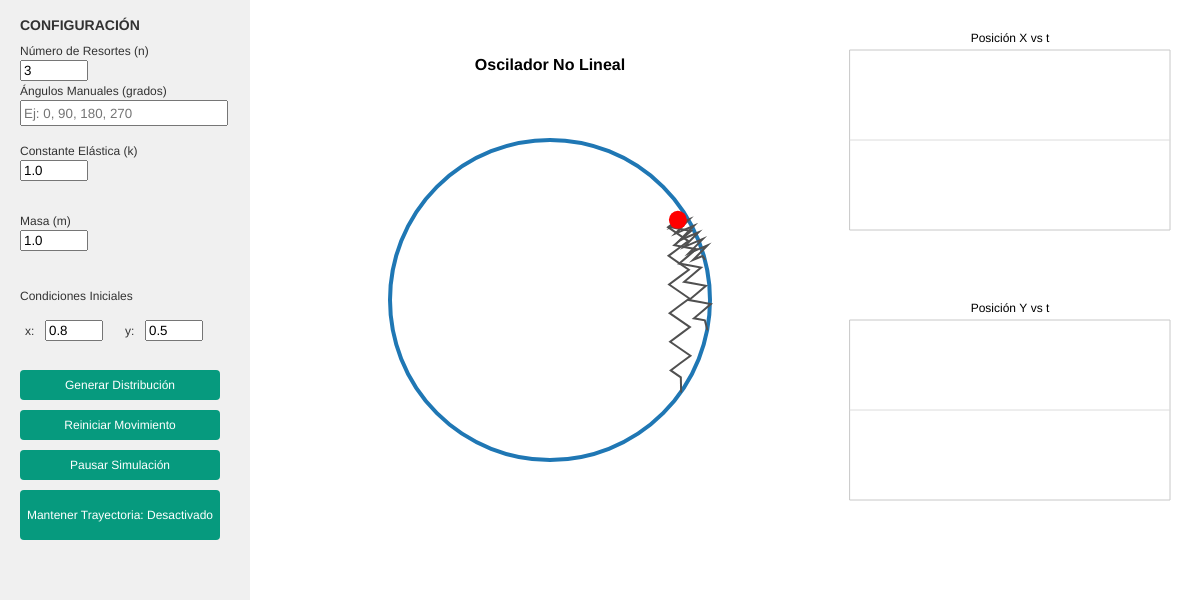
Frame 1 (no input)
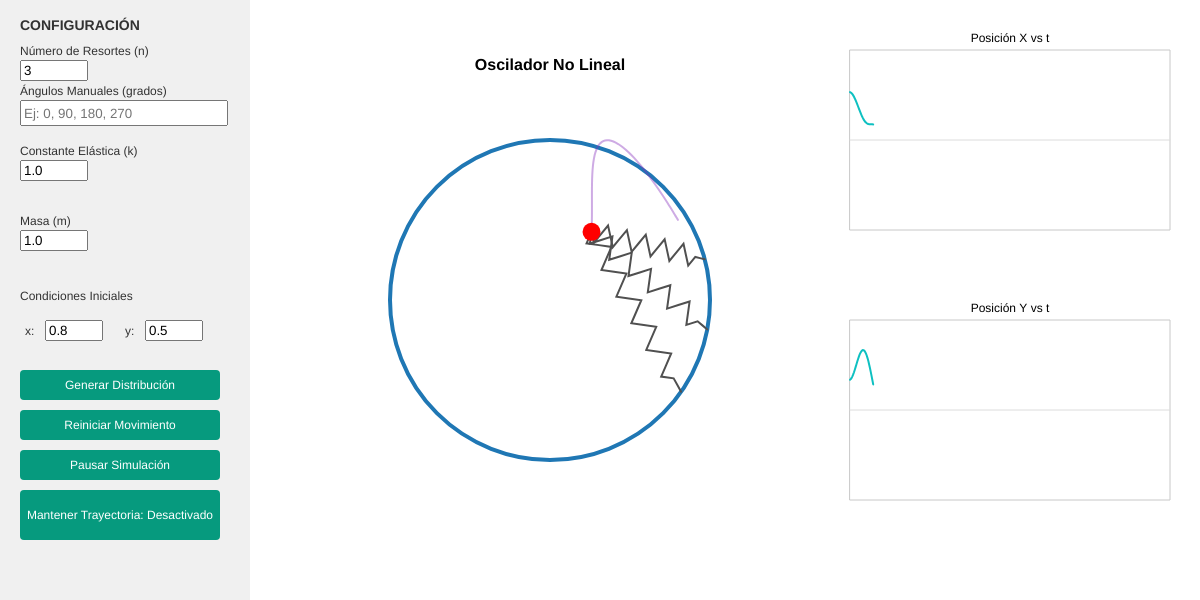
Frame 60 (no input)
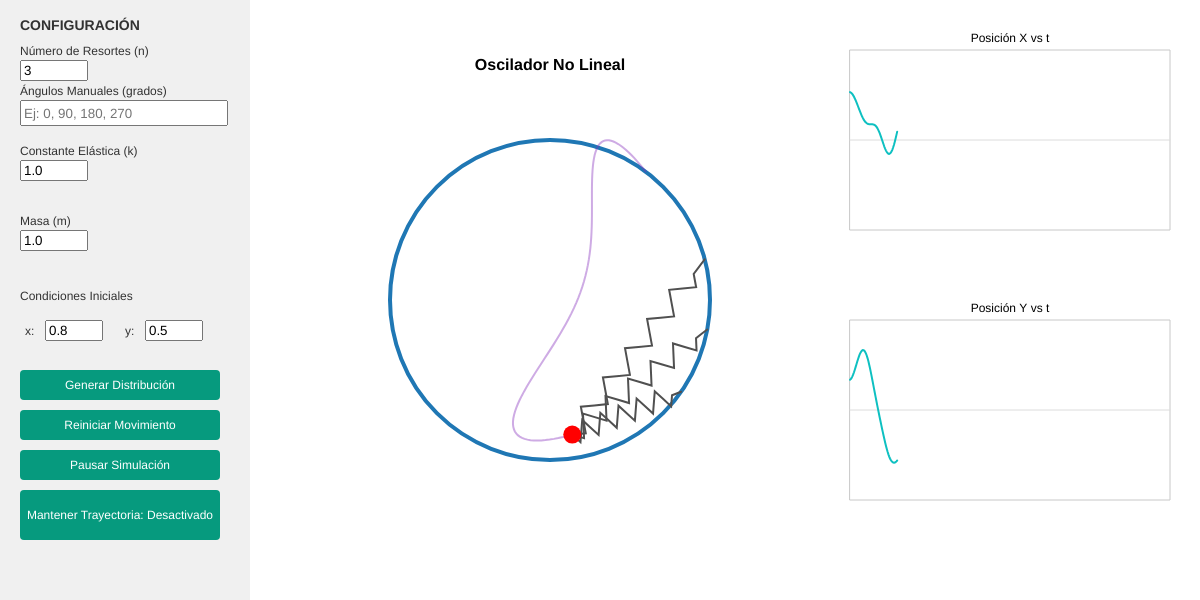
Frame 120 (the mouse pressed at the canvas centre since frame 60)

The p5.js sketch that drew these frames (run headless with seeded random() and noise() and a simulated clock; from frame 60 on, the mouse is pressed at the canvas centre):

// p5.js sketch
// ── sketch.js
/* ***********************************************************
 * ***** SITEMA LIGADO DE RESORTES SOBRE CIRCUNFERENCIA ******
 * ***********************************************************
 * * Autores: Sebastian Carrillo Mejía                       *
 * *          Andrés Felipe Riaño Quintanilla                *
 * * Institucion: Universidad de Antioquia                   *
 * * Curso: Laboratorio avanzado 3 2025-1                    *
 * ***********************************************************/

// ******************************************
// CONFIGURACIÓN GLOBAL
// ******************************************

let angulos = [];
let numSprings = 3;
let r = 1;
let m = 1;
let k_hooke = 1;
let state = { x: 0.8, y: 0.5, vx: 0, vy: 0 };
let isRunning = true;

// Visuales
let trail = [];
let maxTrail = 100;
let historyX = [];
let historyY = [];
let maxGraphPoints = 400;
let scaleFactor = 160;

// Elementos de Interfaz (DOM)
let inpN, inpAngles, inpK, inpM;
let inpX0, inpY0;
let btnGen, btnReset, btnPause, btnTrail;

let isTrailPersistent = false;

// COLORES CONFIGURADOS
const COLOR_PRINCIPAL = "#069a7e"; // Color udea
const COLOR_PAUSA = "#f9a12c"; // Color udea

// ******************************************
// SETUP
// ******************************************
function setup() {
  createCanvas(1200, 600);

  // --- CREACIÓN DE CONTROLES (Columna Izquierda) ---
  let xAlign = 20;
  let wInput = 60;

  // 1. Input Resortes (Aleatorio)
  inpN = createInput("3", "number");
  inpN.position(xAlign, 60);
  inpN.size(wInput);

  // 2. Input Ángulos manuales
  inpAngles = createInput("");
  inpAngles.position(xAlign, 100);
  inpAngles.size(200, 20);
  inpAngles.attribute("placeholder", "Ej: 0, 90, 180, 270");

  // 3. Constantes K y M
  inpK = createInput("1.0", "number");
  inpK.position(xAlign, 160);
  inpK.size(wInput);
  inpK.attribute("step", "0.1");

  inpM = createInput("1.0", "number");
  inpM.position(xAlign, 230);
  inpM.size(wInput);
  inpM.attribute("step", "0.1");

  // 4. POSICIÓN INICIAL
  // Movemos las cajas un poco a la derecha para poner la etiqueta "x:" antes
  inpX0 = createInput("0.8", "number");
  inpX0.position(45, 320); // x=45 deja espacio para la etiqueta "x:"
  inpX0.size(50);
  inpX0.attribute("step", "0.1");

  inpY0 = createInput("0.5", "number");
  inpY0.position(145, 320); // x=145 deja espacio para la etiqueta "y:"
  inpY0.size(50);
  inpY0.attribute("step", "0.1");

  // --- BOTONES ---

  // Botón Generar
  btnGen = createButton("Generar Distribución");
  btnGen.position(xAlign, 370);
  btnGen.size(200, 30);
  estilarBoton(btnGen, COLOR_PRINCIPAL);
  btnGen.mousePressed(generarSistema);

  // Botón Reiniciar
  btnReset = createButton("Reiniciar Movimiento");
  btnReset.position(xAlign, 410);
  btnReset.size(200, 30);
  estilarBoton(btnReset, COLOR_PRINCIPAL);
  btnReset.mousePressed(resetMovimiento);

  // Botón Pausar
  btnPause = createButton("Pausar Simulación");
  btnPause.position(xAlign, 450);
  btnPause.size(200, 30);
  estilarBoton(btnPause, COLOR_PRINCIPAL);
  btnPause.mousePressed(togglePause);

  // Botón Trayectoria
  btnTrail = createButton("Mantener Trayectoria: Desactivado");
  btnTrail.position(xAlign, 490);
  btnTrail.size(200, 50); // Alto extra para padding
  estilarBoton(btnTrail, COLOR_PRINCIPAL);
  btnTrail.mousePressed(toggleTrail);

  // Inicializar sistema
  generarSistema();
  textFont("Arial");
}

// Función auxiliar para estilos
function estilarBoton(btn, colorHex) {
  btn.style("background-color", colorHex);
  btn.style("color", "white");
  btn.style("border", "none");
  btn.style("border-radius", "4px");
  btn.style("cursor", "pointer");
  btn.style("font-size", "12px");
}

// ******************************************
// DRAW
// ******************************************
function draw() {
  background(255);

  // 1. PANEL LATERAL
  fill(240);
  noStroke();
  rect(0, 0, 250, height);

  // 2. LEER PARAMETROS
  let valK = parseFloat(inpK.value());
  let valM = parseFloat(inpM.value());
  if (!isNaN(valK)) k_hooke = valK;
  if (!isNaN(valM)) m = valM;

  // 3. ETIQUETAS GUI
  drawGuiLabels();

  // 4. FISICA
  if (isRunning) {
    let dt = 0.05;
    rk4Step(dt);

    if (frameCount % 2 === 0) {
      historyX.push(state.x);
      historyY.push(state.y);
      if (historyX.length > maxGraphPoints) {
        historyX.shift();
        historyY.shift();
      }
    }
  } else {
    // Texto PAUSADO
    fill(200, 0, 0);
    noStroke();
    textAlign(RIGHT);
    textStyle(BOLD);
    text("PAUSADO", width - 20, 20);
  }

  // 5. DIBUJAR
  push();
  translate(550, 300);
  drawSimulation();
  pop();

  drawGraphs();
}

// ******************************************
// FUNCIONES DE CONTROL
// ******************************************

function togglePause() {
  isRunning = !isRunning;
  if (isRunning) {
    btnPause.html("Pausar Simulación");
    btnPause.style("background-color", COLOR_PRINCIPAL);
  } else {
    btnPause.html("Reanudar Simulación");
    btnPause.style("background-color", COLOR_PAUSA);
  }
}

function toggleTrail() {
  isTrailPersistent = !isTrailPersistent;
  if (isTrailPersistent) {
    btnTrail.html("Mantener Trayectoria: Activado");
    btnTrail.style("background-color", COLOR_PRINCIPAL);
  } else {
    btnTrail.html("Mantener Trayectoria: Desactivado");
    btnTrail.style("background-color", COLOR_PRINCIPAL);
    while (trail.length > maxTrail) {
      trail.shift();
    }
  }
}

function generarSistema() {
  angulos = [];
  let textoAngulos = inpAngles.value();

  // Prioridad: Input de texto manual
  if (textoAngulos.trim().length > 0) {
    let partes = textoAngulos.split(",");
    for (let p of partes) {
      let valorGrados = parseFloat(p);
      if (!isNaN(valorGrados)) {
        let radianes = valorGrados * (Math.PI / 180);
        angulos.push(radianes);
      }
    }
    numSprings = angulos.length;
    inpN.value(numSprings);
  } else {
    // Si no hay texto manual, usamos aleatorio
    let valN = parseInt(inpN.value());
    if (!isNaN(valN) && valN > 0) numSprings = valN;

    for (let i = 0; i < numSprings; i++) {
      angulos.push(Math.random() * 2 * Math.PI);
    }
  }

  resetMovimiento();
}

function resetMovimiento() {
  let valX = parseFloat(inpX0.value());
  let valY = parseFloat(inpY0.value());
  let startX = isNaN(valX) ? 0.8 : valX;
  let startY = isNaN(valY) ? 0.5 : valY;

  state = { x: startX, y: startY, vx: 0, vy: 0 };

  trail = [];
  historyX = [];
  historyY = [];

  isRunning = true;
  btnPause.html("Pausar Simulación");
  btnPause.style("background-color", COLOR_PRINCIPAL);
}

// ******************************************
// ETIQUETAS GUI
// ******************************************
function drawGuiLabels() {
  fill(50);
  noStroke();
  textSize(14);
  textStyle(BOLD);
  textAlign(LEFT);
  text("CONFIGURACIÓN", 20, 30);
  textStyle(NORMAL);
  textSize(12);

  text("Número de Resortes (n)", 20, 55);
  text("Ángulos Manuales (grados)", 20, 95);
  text("Constante Elástica (k)", 20, 155);
  text("Masa (m)", 20, 225);

  text("Condiciones Iniciales", 20, 300);

  // Etiquetas explicitas para X e Y alineadas con las cajas
  text("x:", 25, 335);
  text("y:", 125, 335);
}

// ******************************************
// DIBUJO SIMULACION
// ******************************************
function drawSimulation() {
  fill(0);
  noStroke();
  textAlign(CENTER);
  textSize(16);
  textStyle(BOLD);
  text("Oscilador No Lineal", 0, -230);

  noFill();
  stroke(31, 119, 180);
  strokeWeight(4);
  circle(0, 0, r * 2 * scaleFactor);

  let mx = state.x * scaleFactor;
  let my = -state.y * scaleFactor;

  stroke(80);
  strokeWeight(2);
  for (let theta of angulos) {
    let ax = r * Math.cos(theta) * scaleFactor;
    let ay = -r * Math.sin(theta) * scaleFactor;
    drawZigZagSpring(mx, my, ax, ay, 12, 10);
  }

  noFill();
  stroke(131, 41, 187, 100);
  strokeWeight(2);
  beginShape();
  for (let p of trail) vertex(p.x, p.y);
  endShape();

  if (isRunning) {
    trail.push({ x: mx, y: my });
    if (!isTrailPersistent && trail.length > maxTrail) trail.shift();
  }

  fill(255, 0, 0);
  noStroke();
  circle(mx, my, 18);
}

// ******************************************
// GRAFICAS
// ******************************************
function drawGraphs() {
  let xPos = 850;
  let w = 320;
  let h = 180;
  drawSingleGraph(historyX, "Posición X vs t", xPos, 50, w, h);
  drawSingleGraph(historyY, "Posición Y vs t", xPos, 320, w, h);
}

function drawSingleGraph(data, title, x, y, w, h) {
  push();
  translate(x, y);
  stroke(200);
  noFill();
  fill(255);
  rect(0, 0, w, h);

  noStroke();
  fill(0);
  textAlign(CENTER);
  textStyle(NORMAL);
  text(title, w / 2, -8);

  stroke(220);
  line(0, h / 2, w, h / 2);

  stroke(14, 192, 193);
  strokeWeight(2);
  noFill();
  beginShape();
  for (let i = 0; i < data.length; i++) {
    let px = map(i, 0, maxGraphPoints, 0, w);
    let py = map(data[i], 1.5, -1.5, 0, h);
    vertex(px, py);
  }
  endShape();
  pop();
}

function drawZigZagSpring(x1, y1, x2, y2, nodes, width) {
  let dx = x2 - x1;
  let dy = y2 - y1;
  let len = Math.sqrt(dx * dx + dy * dy);
  let angle = Math.atan2(dy, dx);

  push();
  translate(x1, y1);
  rotate(angle);
  noFill();
  beginShape();
  vertex(0, 0);

  for (let i = 1; i <= nodes; i++) {
    let xx = (len / nodes) * i;
    let yy = i % 2 === 0 ? -width : width;
    if (i === nodes) yy = 0;

    let prevX = (len / nodes) * (i - 1);
    vertex(prevX + (xx - prevX) / 2, yy);
    vertex(xx, 0);
  }
  endShape();
  pop();
}

// ******************************************
// FISICA RK4
// ******************************************
function getDerivatives(s) {
  let x = s.x;
  let y = s.y;
  let n = angulos.length;

  let sumCos = 0;
  let sumSin = 0;
  let sumComplexX = 0;
  let sumComplexY = 0;

  for (let theta of angulos) {
    sumCos += Math.cos(theta);
    sumSin += Math.sin(theta);
    let denom = Math.sqrt(
      r * r +
        x * x +
        y * y -
        2 * r * (x * Math.cos(theta) + y * Math.sin(theta))
    );
    if (denom < 0.0001) denom = 0.0001;
    sumComplexX += (x - r * Math.cos(theta)) / denom;
    sumComplexY += (y - r * Math.sin(theta)) / denom;
  }

  let ax =
    (-k_hooke * n * x) / m +
    (k_hooke * r * sumCos) / m +
    ((k_hooke * r) / m) * sumComplexX;
  let ay =
    (-k_hooke * n * y) / m +
    (k_hooke * r * sumSin) / m +
    ((k_hooke * r) / m) * sumComplexY;
  return { dx: s.vx, dy: s.vy, dvx: ax, dvy: ay };
}

function rk4Step(dt) {
  let s = state;
  let k1 = getDerivatives(s);

  let s2 = {
    x: s.x + k1.dx * dt * 0.5,
    y: s.y + k1.dy * dt * 0.5,
    vx: s.vx + k1.dvx * dt * 0.5,
    vy: s.vy + k1.dvy * dt * 0.5,
  };
  let k2 = getDerivatives(s2);

  let s3 = {
    x: s.x + k2.dx * dt * 0.5,
    y: s.y + k2.dy * dt * 0.5,
    vx: s.vx + k2.dvx * dt * 0.5,
    vy: s.vy + k2.dvy * dt * 0.5,
  };
  let k3 = getDerivatives(s3);

  let s4 = {
    x: s.x + k3.dx * dt,
    y: s.y + k3.dy * dt,
    vx: s.vx + k3.dvx * dt,
    vy: s.vy + k3.dvy * dt,
  };
  let k4 = getDerivatives(s4);

  state.x += ((k1.dx + 2 * k2.dx + 2 * k3.dx + k4.dx) * dt) / 6;
  state.y += ((k1.dy + 2 * k2.dy + 2 * k3.dy + k4.dy) * dt) / 6;
  state.vx += ((k1.dvx + 2 * k2.dvx + 2 * k3.dvx + k4.dvx) * dt) / 6;
  state.vy += ((k1.dvy + 2 * k2.dvy + 2 * k3.dvy + k4.dvy) * dt) / 6;
}
